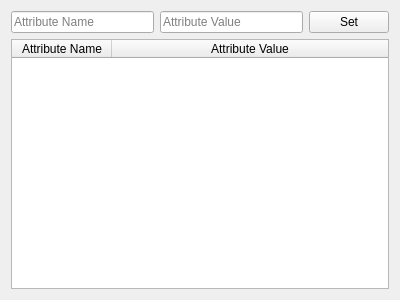
<?xml version="1.0" encoding="UTF-8"?>
<ui version="4.0">
 <class>AttributesWindow</class>
 <widget class="QWidget" name="AttributesWindow">
  <property name="geometry">
   <rect>
    <x>0</x>
    <y>0</y>
    <width>400</width>
    <height>300</height>
   </rect>
  </property>
  <property name="windowTitle">
   <string>Edit Attributes</string>
  </property>
  <layout class="QGridLayout" name="gridLayout">
   <item row="0" column="1">
    <widget class="QLineEdit" name="valueEdit">
     <property name="placeholderText">
      <string>Attribute Value</string>
     </property>
    </widget>
   </item>
   <item row="0" column="2">
    <widget class="QPushButton" name="setAttributeButton">
     <property name="text">
      <string>Set</string>
     </property>
    </widget>
   </item>
   <item row="0" column="0">
    <widget class="QLineEdit" name="nameEdit">
     <property name="placeholderText">
      <string>Attribute Name</string>
     </property>
    </widget>
   </item>
   <item row="1" column="0" colspan="3">
    <widget class="QTableWidget" name="tableWidget">
     <attribute name="horizontalHeaderCascadingSectionResizes">
      <bool>true</bool>
     </attribute>
     <attribute name="horizontalHeaderStretchLastSection">
      <bool>true</bool>
     </attribute>
     <attribute name="verticalHeaderVisible">
      <bool>false</bool>
     </attribute>
     <attribute name="verticalHeaderCascadingSectionResizes">
      <bool>false</bool>
     </attribute>
     <attribute name="verticalHeaderHighlightSections">
      <bool>false</bool>
     </attribute>
     <attribute name="verticalHeaderStretchLastSection">
      <bool>false</bool>
     </attribute>
     <column>
      <property name="text">
       <string>Attribute Name</string>
      </property>
     </column>
     <column>
      <property name="text">
       <string>Attribute Value</string>
      </property>
     </column>
    </widget>
   </item>
  </layout>
 </widget>
 <resources/>
 <connections/>
</ui>
